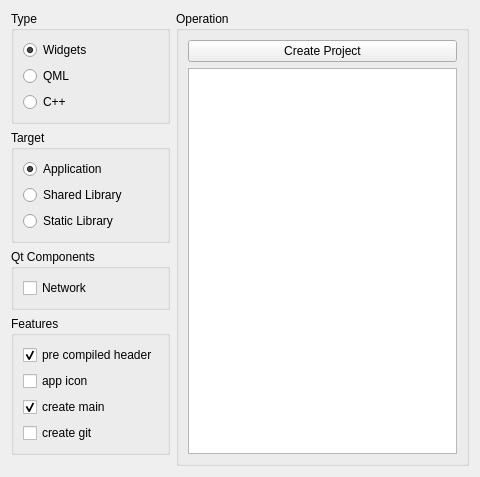
<?xml version="1.0" encoding="UTF-8"?>
<ui version="4.0">
 <class>MainWidget</class>
 <widget class="QWidget" name="MainWidget">
  <property name="geometry">
   <rect>
    <x>0</x>
    <y>0</y>
    <width>480</width>
    <height>477</height>
   </rect>
  </property>
  <property name="windowTitle">
   <string>Create Project</string>
  </property>
  <layout class="QGridLayout" name="gridLayout">
   <item row="0" column="0">
    <widget class="QGroupBox" name="typeGroup">
     <property name="title">
      <string>Type</string>
     </property>
     <property name="flat">
      <bool>true</bool>
     </property>
     <layout class="QVBoxLayout" name="verticalLayout">
      <item>
       <widget class="QRadioButton" name="widgetsRadio">
        <property name="text">
         <string>Widgets</string>
        </property>
        <property name="checked">
         <bool>true</bool>
        </property>
       </widget>
      </item>
      <item>
       <widget class="QRadioButton" name="qmlRadio">
        <property name="text">
         <string>QML</string>
        </property>
       </widget>
      </item>
      <item>
       <widget class="QRadioButton" name="cppRadio">
        <property name="text">
         <string>C++</string>
        </property>
       </widget>
      </item>
     </layout>
    </widget>
   </item>
   <item row="0" column="1" rowspan="5">
    <widget class="QGroupBox" name="operationGroup">
     <property name="title">
      <string>Operation</string>
     </property>
     <property name="flat">
      <bool>true</bool>
     </property>
     <layout class="QVBoxLayout" name="verticalLayout_3">
      <item>
       <widget class="QPushButton" name="startButton">
        <property name="text">
         <string>Create Project</string>
        </property>
       </widget>
      </item>
      <item>
       <widget class="QTextEdit" name="logEdit">
        <property name="readOnly">
         <bool>true</bool>
        </property>
       </widget>
      </item>
     </layout>
    </widget>
   </item>
   <item row="1" column="0">
    <widget class="QGroupBox" name="targetGroup">
     <property name="title">
      <string>Target</string>
     </property>
     <property name="flat">
      <bool>true</bool>
     </property>
     <layout class="QVBoxLayout" name="verticalLayout_2">
      <item>
       <widget class="QRadioButton" name="appRadio">
        <property name="text">
         <string>Application</string>
        </property>
        <property name="checked">
         <bool>true</bool>
        </property>
       </widget>
      </item>
      <item>
       <widget class="QRadioButton" name="sharedLibRadio">
        <property name="text">
         <string>Shared Library</string>
        </property>
       </widget>
      </item>
      <item>
       <widget class="QRadioButton" name="staticLibRadio">
        <property name="text">
         <string>Static Library</string>
        </property>
       </widget>
      </item>
     </layout>
    </widget>
   </item>
   <item row="2" column="0">
    <widget class="QGroupBox" name="componentGroup">
     <property name="title">
      <string>Qt Components</string>
     </property>
     <property name="flat">
      <bool>true</bool>
     </property>
     <layout class="QVBoxLayout" name="verticalLayout_4">
      <item>
       <widget class="QCheckBox" name="compNetworkCheck">
        <property name="text">
         <string>Network</string>
        </property>
       </widget>
      </item>
     </layout>
    </widget>
   </item>
   <item row="3" column="0">
    <widget class="QGroupBox" name="featureGroup">
     <property name="title">
      <string>Features</string>
     </property>
     <property name="flat">
      <bool>true</bool>
     </property>
     <layout class="QVBoxLayout" name="verticalLayout_5">
      <item>
       <widget class="QCheckBox" name="precompiledCheck">
        <property name="text">
         <string>pre compiled header</string>
        </property>
        <property name="checked">
         <bool>true</bool>
        </property>
       </widget>
      </item>
      <item>
       <widget class="QCheckBox" name="iconCheck">
        <property name="text">
         <string>app icon</string>
        </property>
       </widget>
      </item>
      <item>
       <widget class="QCheckBox" name="mainCheck">
        <property name="text">
         <string>create main</string>
        </property>
        <property name="checked">
         <bool>true</bool>
        </property>
       </widget>
      </item>
      <item>
       <widget class="QCheckBox" name="gitCheck">
        <property name="text">
         <string>create git</string>
        </property>
       </widget>
      </item>
     </layout>
    </widget>
   </item>
   <item row="4" column="0">
    <spacer name="verticalSpacer">
     <property name="orientation">
      <enum>Qt::Orientation::Vertical</enum>
     </property>
     <property name="sizeHint" stdset="0">
      <size>
       <width>20</width>
       <height>0</height>
      </size>
     </property>
    </spacer>
   </item>
  </layout>
 </widget>
 <resources/>
 <connections/>
</ui>
